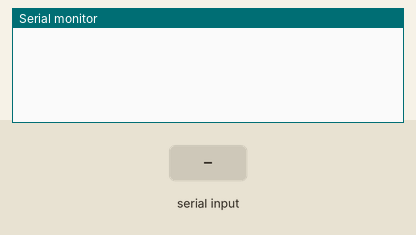
Bench run of a sketch on a simulated Arduino Mega 2560, built with avr-gcc and run on an emulated ATmega2560. On the bench: the last lines printed to the serial monitor. The inputs (shaded band) are chosen by the test bench. The modem accepts every AT command (registered, SIM ready, sends succeed) and sends nothing else.

Above: at 2.2 s.
2.3 s: "1" received over the second serial link
5.5 s: "0" received over the second serial link
At 6.2 s:
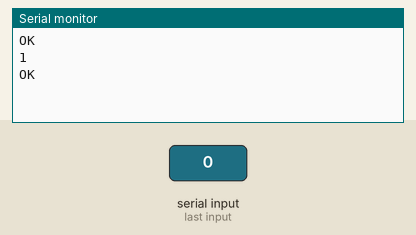
7.0 s: "2" received over the second serial link
At 8.2 s:
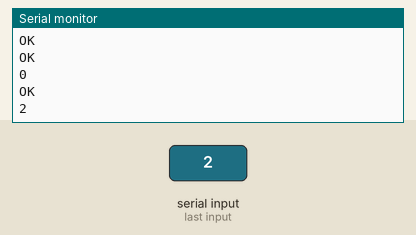

Measured:
- after the input at 7.0 s, the serial monitor: prints a new line after 0.05 s (image 2)

The sketch:

testESP.ino
```cpp
#include <SoftwareSerial.h>

SoftwareSerial Serial1(2,3);

void setup() {
  // initialize both serial ports:
  Serial.begin(9600);
  Serial1.begin(9600);
  delay(1000);
}

void loop() {
  // read from port 1, send to port 0:
  while (Serial1.available()) {
    int inByte = Serial1.read();
    Serial.write(inByte);
  }
//
//  // read from port 0, send to port 1:
//  if (Serial.available()) {
//    int inByte = Serial.read();
//    Serial1.write(inByte);
//  }
Serial1.println("AT");
delay(2000);
Serial1.println("AT+CWMODE=3");
delay(1000);

}
```
